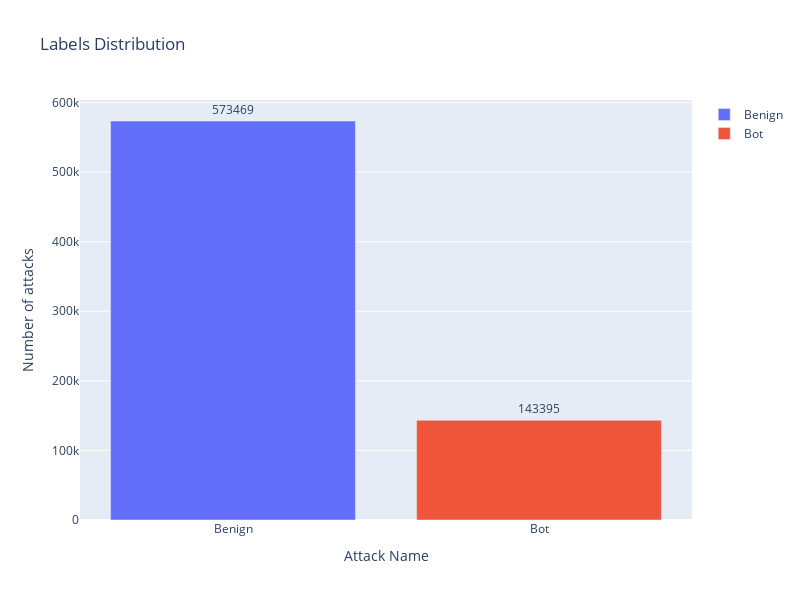

Notebook code cell kept with this figure:
### Code cell
showAttackDistribution(withoutDuplicates[LABEL])

### Figure 1 — Plotly figure (JSON) as saved in the notebook; plotly's stock layout.template omitted (floating-point values rounded to 4 significant figures)
{"data": [{"name": "Benign", "orientation": "v", "text": "573469", "textposition": "outside", "type": "bar", "x": ["Benign"], "y": [573469]}, {"name": "Bot", "orientation": "v", "text": "143395", "textposition": "outside", "type": "bar", "x": ["Bot"], "y": [143395]}], "layout": {"height": 600, "title": {"text": "Labels Distribution"}, "width": 800, "xaxis": {"title": {"text": "Attack Name"}}, "yaxis": {"title": {"text": "Number of attacks"}}}}
